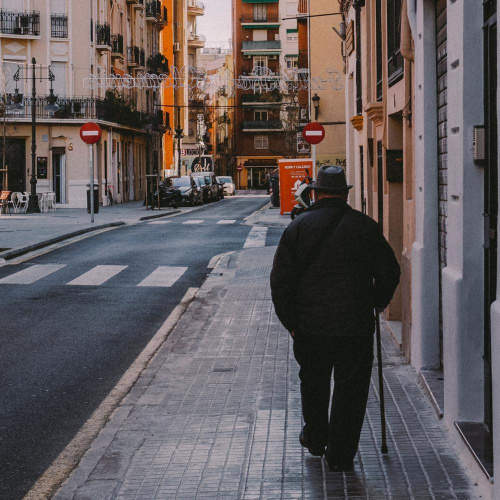
//> input picture Coursework materials/No_entry/NoEntry0.bmp, 1000 x 1000 px (shown at 1/2 size)
$ ./subtask_2 No_entry/NoEntry0.bmp   (built with g++ and OpenCV 4)
//> lines starting //> are read from the running program, lines starting //| are printed output that depends on the picture; after the words box and inside, x2 and y2 are one past the last pixel; in counts of white or black regions, pixels touching at a corner belong together
/////////////////////////////////////////////////////////////////////////////
//
// COMS30121 - face.cpp
//
/////////////////////////////////////////////////////////////////////////////

// header inclusion
#include <stdio.h>
#include "opencv2/objdetect/objdetect.hpp"
#include "opencv2/opencv.hpp"
#include "opencv2/core/core.hpp"
#include "opencv2/highgui/highgui.hpp"
#include "opencv2/imgproc/imgproc.hpp"
#include <iostream>
#include <stdio.h>

using namespace std;
using namespace cv;

/** Function Headers */
void detectAndDisplay( Mat frame, string fileName );
float get_iou(Rect truth, Rect face);
int find_the_no_entry_num(vector<Rect> no_entry, Rect truths);
float caculate_f1_score (int TP, int TN, int FP, int FN);

/** Global variables */
String cascade_name = "NoEntrycascade/cascade.xml";
CascadeClassifier cascade;


Rect GT_No_Entry0_1(155, 240, 50, 50);
Rect GT_No_Entry0_2(600, 240, 50, 50);

Rect GT_No_Entry1_1(170, 100, 75, 105);

Rect GT_No_Entry2_1(360, 140, 140, 120);

Rect GT_No_Entry3_1(20 , 1  , 90 , 80 );
Rect GT_No_Entry3_2(415, 10  , 170, 180);

Rect GT_No_Entry4_1(195, 175, 40, 55);
Rect GT_No_Entry4_2(745, 205, 35, 50);


Rect GT_No_Entry5_1(125, 315, 35, 40);
Rect GT_No_Entry5_2(305, 330, 30, 35);
Rect GT_No_Entry5_3(430, 340, 30, 35);
Rect GT_No_Entry5_4(520, 350, 25, 35);
Rect GT_No_Entry5_5(593, 360, 20, 28);
Rect GT_No_Entry5_6(650, 370, 18, 22);
Rect GT_No_Entry5_7(692, 370, 20, 22);
Rect GT_No_Entry5_8(731, 380, 15, 15);
Rect GT_No_Entry5_9(845, 380, 10, 20);
Rect GT_No_Entry5_10(865, 385, 15, 15);

Rect GT_No_Entry6_1(180, 320, 140, 140);
Rect GT_No_Entry6_2(370, 210, 210, 210);
Rect GT_No_Entry6_3(590, 220, 180, 230);
Rect GT_No_Entry6_4(800, 410, 40, 130);


Rect GT_No_Entry7_1(555, 175, 35, 35);

Rect GT_No_Entry8_1(195, 80, 100, 90);
Rect GT_No_Entry8_2(145, 180, 60, 60);
Rect GT_No_Entry8_3(105, 240, 40, 40);
Rect GT_No_Entry8_4(85 , 260, 40, 40);


Rect GT_No_Entry9_1(470, 575, 50, 55);

Rect GT_No_Entry10_1(230, 130, 80, 80);
Rect GT_No_Entry10_2(500, 155, 90, 90);
Rect GT_No_Entry10_3(580, 180, 50, 50);

Rect GT_No_Entry11_1(50 , 215, 60, 60);
Rect GT_No_Entry11_2(440, 160, 90, 85);

Rect GT_No_Entry12_1(95 , 240, 80 ,80);
Rect GT_No_Entry12_2(245, 185, 45, 45);
Rect GT_No_Entry12_3(295, 120, 30, 40);
Rect GT_No_Entry12_4(435, 85 , 25, 30);
Rect GT_No_Entry12_5(660, 120, 30, 40);
Rect GT_No_Entry12_6(815, 250, 80, 80);

Rect GT_No_Entry13_1(380, 575, 50, 50);

Rect GT_No_Entry14_1(430, 290, 60, 55);

Rect GT_No_Entry15_1(325, 125, 55, 55);
Rect GT_No_Entry15_2(385, 120, 60, 60);


/** @function main */
int main( int argc, const char** argv )
{
       // 1. Read Input Image
	Mat frame = imread(argv[1], CV_LOAD_IMAGE_COLOR);
//> frame is the input picture: 1000 rows x 1000 cols, CV_8UC3; mean B, G, R 91.5, 90.2, 97.8


	// 2. Load the Strong Classifier in a structure called `Cascade'
	if( !cascade.load( cascade_name ) ){ printf("--(!)Error loading\n"); return -1; };

	string fileName = argv[1];
//> fileName = "No_entry/NoEntry0.bmp"

    // 3. Detect Faces and Display Result
	detectAndDisplay( frame , fileName);


	// 4. Save Result Image
	imwrite( "detected.jpg", frame );
	imshow("frame", frame);
	waitKey(0);


	return 0;
}

/** @function detectAndDisplay */
void detectAndDisplay( Mat frame, string fileName)
{
//> called with fileName = "No_entry/NoEntry0.bmp"
	std::vector<Rect> no_entry;
    // std::vector<Rect> truth;
	Mat frame_gray;
    int TP;
	int TN;
	int FP;
	int FN;
	int num_GT;

	// 1. Prepare Image by turning it into Grayscale and normalising lighting
	cvtColor( frame, frame_gray, CV_BGR2GRAY );
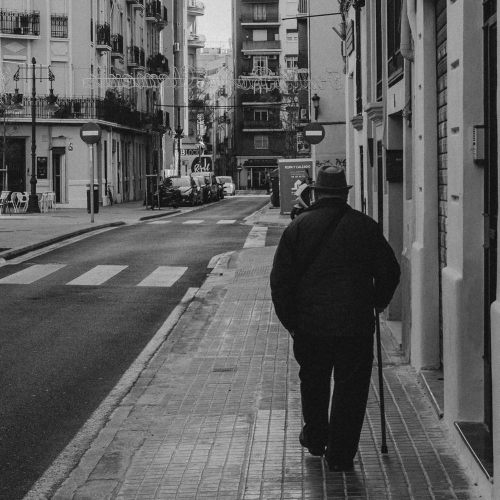
//> frame_gray: 1000 rows x 1000 cols, CV_8UC1 (shown at 1/2 size); min 0, max 248, mean 92.6
	equalizeHist( frame_gray, frame_gray );
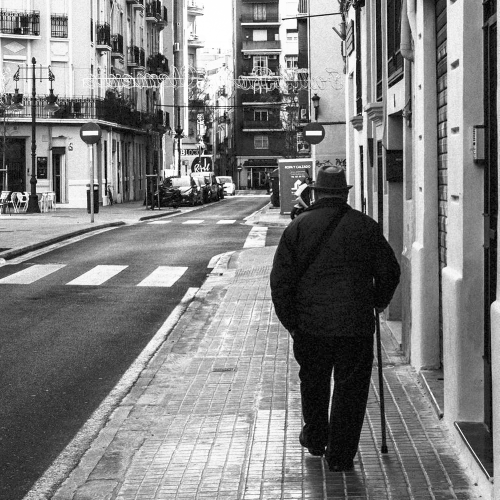
//> frame_gray: 1000 rows x 1000 cols, CV_8UC1 (shown at 1/2 size); min 0, max 255, mean 128.3

	// 2. Perform Viola-Jones Object Detection
	cascade.detectMultiScale( frame_gray, no_entry, 1.1, 1, 0|CV_HAAR_SCALE_IMAGE, Size(10, 10), Size(300,300) );
//> no_entry = 184 Rects (x, y, width, height), first 8: [580, 163, 22, 22], [541, 195, 22, 22], [299, 202, 22, 22], [284, 333, 35, 35], [111, 512, 36, 36], [370, 599, 21, 21], [101, 602, 20, 20], [144, 602, 21, 21]

       // 3. Print number of Faces found
	std::cout << no_entry.size() << std::endl;
//| 184

       // 4. Draw box around faces found
	for( int i = 0; i < no_entry.size(); i++ )
	{
		rectangle(frame, Point(no_entry[i].x, no_entry[i].y), Point(no_entry[i].x + no_entry[i].width, no_entry[i].y + no_entry[i].height), Scalar( 0, 255, 0 ), 2);
	}
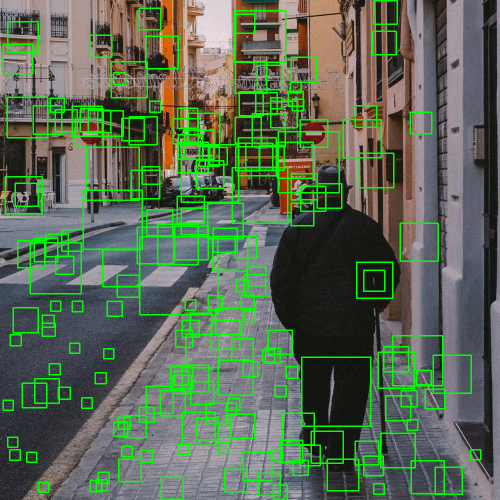
//> frame: 1000 rows x 1000 cols, CV_8UC3 (shown at 1/2 size); 9.7% of pixels changed, all inside (x1, y1, x2, y2) = (5, 0, 963, 1000)

	if (fileName == "No_entry/NoEntry0.bmp")
	{
		cv::rectangle(frame, GT_No_Entry0_1, cv::Scalar(0, 0, 255), 2);
        cv::rectangle(frame, GT_No_Entry0_2, cv::Scalar(0, 0, 255), 2);
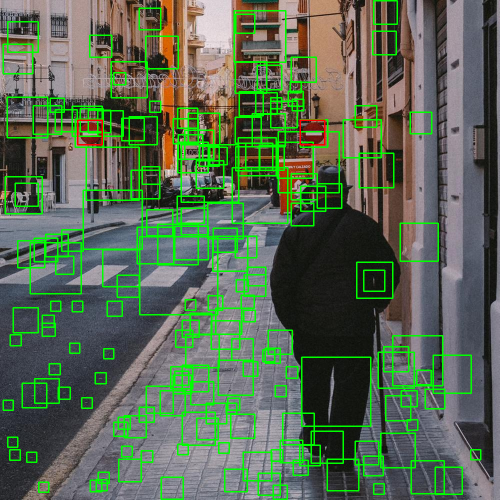
//> frame: 1000 rows x 1000 cols, CV_8UC3 (shown at 1/2 size); mean B, G, R 82.7, 106.1, 88.7
        int TP_1 = find_the_no_entry_num(no_entry, GT_No_Entry0_1);
//> the loop in find_the_no_entry_num, `for ( size_t i = 0; i < no_entry.size(); i++)` made 184 passes
//> (IoU, TP) on pass 69: (0.797, 1)
//> (width in get_iou, height in get_iou, IoU) on passes 1 to 6: (-375, -55, 0), (-336, -23, 0), (-94, -16, 0), (-79, -43, 0), (-8, -222, 0), (-165, -309, 0)
//> after the loop in find_the_no_entry_num, `for ( size_t i = 0; i < no_entry.size(); i++)`: TP = 1
//> TP_1 = 1
        int TP_2 = find_the_no_entry_num(no_entry, GT_No_Entry0_2);
//> the loop in find_the_no_entry_num (call 2), `for ( size_t i = 0; i < no_entry.size(); i++)` made 184 passes
//> (IoU, TP) on pass 94: (0.826, 1)
//> (width in get_iou, height in get_iou, IoU) on passes 1 to 6: (2, -55, 0), (-37, -23, 0), (-279, -16, 0), (-281, -43, 0), (-453, -222, 0), (-209, -309, 0)
//> TP_2 = 1
        TP = TP_1 + TP_2;
//> TP = 2
		num_GT = 2;
		imwrite( "subtask_2/detected_0.jpg", frame );

	};
    if (fileName == "No_entry/NoEntry1.bmp")
	{
		cv::rectangle(frame, GT_No_Entry1_1, cv::Scalar(0, 0, 255), 2);
        TP = find_the_no_entry_num(no_entry, GT_No_Entry1_1);
        num_GT = 1;
		imwrite( "subtask_2/detected_1.jpg", frame );
	};

    if (fileName == "No_entry/NoEntry2.bmp")
	{
		cv::rectangle(frame, GT_No_Entry2_1, cv::Scalar(0, 0, 255), 2);
        TP = find_the_no_entry_num(no_entry, GT_No_Entry2_1);
        num_GT = 1;
		imwrite( "subtask_2/detected_2.jpg", frame );
	};

    if (fileName == "No_entry/NoEntry3.bmp")
	{
		cv::rectangle(frame, GT_No_Entry3_1, cv::Scalar(0, 0, 255), 2);
        cv::rectangle(frame, GT_No_Entry3_2, cv::Scalar(0, 0, 255), 2);
        int TP_1 = find_the_no_entry_num(no_entry, GT_No_Entry3_1);
        int TP_2 = find_the_no_entry_num(no_entry, GT_No_Entry3_2);
        TP = TP_1 + TP_2;
		num_GT = 2;
		imwrite( "subtask_2/detected_3.jpg", frame );
	};

    if (fileName == "No_entry/NoEntry4.bmp")
	{
		cv::rectangle(frame, GT_No_Entry4_1, cv::Scalar(0, 0, 255), 2);
        cv::rectangle(frame, GT_No_Entry4_2, cv::Scalar(0, 0, 255), 2);
        int TP_1 = find_the_no_entry_num(no_entry, GT_No_Entry4_1);
        int TP_2 = find_the_no_entry_num(no_entry, GT_No_Entry4_2);
        TP = TP_1 + TP_2;
		num_GT = 2;
		imwrite( "subtask_2/detected_4.jpg", frame );
	};

    if (fileName == "No_entry/NoEntry5.bmp")
	{
		cv::rectangle(frame, GT_No_Entry5_1, cv::Scalar(0, 0, 255), 2);
        cv::rectangle(frame, GT_No_Entry5_2, cv::Scalar(0, 0, 255), 2);
        cv::rectangle(frame, GT_No_Entry5_3, cv::Scalar(0, 0, 255), 2);
        cv::rectangle(frame, GT_No_Entry5_4, cv::Scalar(0, 0, 255), 2);
        cv::rectangle(frame, GT_No_Entry5_5, cv::Scalar(0, 0, 255), 2);
        cv::rectangle(frame, GT_No_Entry5_6, cv::Scalar(0, 0, 255), 2);
        cv::rectangle(frame, GT_No_Entry5_7, cv::Scalar(0, 0, 255), 2);
        cv::rectangle(frame, GT_No_Entry5_8, cv::Scalar(0, 0, 255), 2);
        cv::rectangle(frame, GT_No_Entry5_9, cv::Scalar(0, 0, 255), 2);
        cv::rectangle(frame, GT_No_Entry5_10, cv::Scalar(0, 0, 255), 2);
        int TP_1 = find_the_no_entry_num(no_entry, GT_No_Entry5_1);
        int TP_2 = find_the_no_entry_num(no_entry, GT_No_Entry5_2);
        int TP_3 = find_the_no_entry_num(no_entry, GT_No_Entry5_3);
        int TP_4 = find_the_no_entry_num(no_entry, GT_No_Entry5_4);
        int TP_5 = find_the_no_entry_num(no_entry, GT_No_Entry5_5);
        int TP_6 = find_the_no_entry_num(no_entry, GT_No_Entry5_6);
        int TP_7 = find_the_no_entry_num(no_entry, GT_No_Entry5_7);
        int TP_8 = find_the_no_entry_num(no_entry, GT_No_Entry5_8);
        int TP_9 = find_the_no_entry_num(no_entry, GT_No_Entry5_9);
        int TP_10 = find_the_no_entry_num(no_entry, GT_No_Entry5_10);
        TP = TP_1 + TP_2 + TP_3 + TP_4 + TP_5 + TP_6 + TP_7 + TP_8 + TP_9 + TP_10;
		num_GT = 10;
		imwrite( "subtask_2/detected_5.jpg", frame );
	};

    if (fileName == "No_entry/NoEntry6.bmp")
	{
		cv::rectangle(frame, GT_No_Entry6_1, cv::Scalar(0, 0, 255), 2);
        cv::rectangle(frame, GT_No_Entry6_2, cv::Scalar(0, 0, 255), 2);
        cv::rectangle(frame, GT_No_Entry6_3, cv::Scalar(0, 0, 255), 2);
        cv::rectangle(frame, GT_No_Entry6_4, cv::Scalar(0, 0, 255), 2);
        int TP_1 = find_the_no_entry_num(no_entry, GT_No_Entry6_1);
        int TP_2 = find_the_no_entry_num(no_entry, GT_No_Entry6_2);
        int TP_3 = find_the_no_entry_num(no_entry, GT_No_Entry6_3);
        int TP_4 = find_the_no_entry_num(no_entry, GT_No_Entry6_4);
        TP = TP_1 + TP_2 + TP_3 + TP_4;
		num_GT = 4;
		imwrite( "subtask_2/detected_6.jpg", frame );
	};

    if (fileName == "No_entry/NoEntry7.bmp")
	{
		cv::rectangle(frame, GT_No_Entry7_1, cv::Scalar(0, 0, 255), 2);
        TP = find_the_no_entry_num(no_entry, GT_No_Entry7_1);
        num_GT = 1;
		imwrite( "subtask_2/detected_7.jpg", frame );
	};

    if (fileName == "No_entry/NoEntry8.bmp")
	{
		cv::rectangle(frame, GT_No_Entry8_1, cv::Scalar(0, 0, 255), 2);
        cv::rectangle(frame, GT_No_Entry8_2, cv::Scalar(0, 0, 255), 2);
        cv::rectangle(frame, GT_No_Entry8_3, cv::Scalar(0, 0, 255), 2);
        cv::rectangle(frame, GT_No_Entry8_4, cv::Scalar(0, 0, 255), 2);
        int TP_1 = find_the_no_entry_num(no_entry, GT_No_Entry8_1);
        int TP_2 = find_the_no_entry_num(no_entry, GT_No_Entry8_2);
        int TP_3 = find_the_no_entry_num(no_entry, GT_No_Entry8_3);
        int TP_4 = find_the_no_entry_num(no_entry, GT_No_Entry8_4);
        TP = TP_1 + TP_2 + TP_3 + TP_4;
		num_GT = 4;
		imwrite( "subtask_2/detected_8.jpg", frame );
	};

    if (fileName == "No_entry/NoEntry9.bmp")
	{
		cv::rectangle(frame, GT_No_Entry9_1, cv::Scalar(0, 0, 255), 2);
        TP = find_the_no_entry_num(no_entry, GT_No_Entry9_1);
        num_GT = 1;
		imwrite( "subtask_2/detected_9.jpg", frame );
	};

    if (fileName == "No_entry/NoEntry10.bmp")
	{
		cv::rectangle(frame, GT_No_Entry10_1, cv::Scalar(0, 0, 255), 2);
        cv::rectangle(frame, GT_No_Entry10_2, cv::Scalar(0, 0, 255), 2);
        cv::rectangle(frame, GT_No_Entry10_3, cv::Scalar(0, 0, 255), 2);
        int TP_1 = find_the_no_entry_num(no_entry, GT_No_Entry10_1);
        int TP_2 = find_the_no_entry_num(no_entry, GT_No_Entry10_2);
        int TP_3 = find_the_no_entry_num(no_entry, GT_No_Entry10_3);
        TP = TP_1 + TP_2 + TP_3;
		num_GT = 3;
		imwrite( "subtask_2/detected_10.jpg", frame );
	};

    if (fileName == "No_entry/NoEntry11.bmp")
	{
		cv::rectangle(frame, GT_No_Entry11_1, cv::Scalar(0, 0, 255), 2);
        cv::rectangle(frame, GT_No_Entry11_2, cv::Scalar(0, 0, 255), 2);
        int TP_1 = find_the_no_entry_num(no_entry, GT_No_Entry11_1);
        int TP_2 = find_the_no_entry_num(no_entry, GT_No_Entry11_2);
        TP = TP_1 + TP_2;
		num_GT = 2;
		imwrite( "subtask_2/detected_11.jpg", frame );
	};

    if (fileName == "No_entry/NoEntry12.bmp")
	{
		cv::rectangle(frame, GT_No_Entry12_1, cv::Scalar(0, 0, 255), 2);
        cv::rectangle(frame, GT_No_Entry12_2, cv::Scalar(0, 0, 255), 2);
        cv::rectangle(frame, GT_No_Entry12_3, cv::Scalar(0, 0, 255), 2);
        cv::rectangle(frame, GT_No_Entry12_4, cv::Scalar(0, 0, 255), 2);
        cv::rectangle(frame, GT_No_Entry12_5, cv::Scalar(0, 0, 255), 2);
        cv::rectangle(frame, GT_No_Entry12_6, cv::Scalar(0, 0, 255), 2);
        int TP_1 = find_the_no_entry_num(no_entry, GT_No_Entry12_1);
        int TP_2 = find_the_no_entry_num(no_entry, GT_No_Entry12_2);
        int TP_3 = find_the_no_entry_num(no_entry, GT_No_Entry12_3);
        int TP_4 = find_the_no_entry_num(no_entry, GT_No_Entry12_4);
        int TP_5 = find_the_no_entry_num(no_entry, GT_No_Entry12_5);
        int TP_6 = find_the_no_entry_num(no_entry, GT_No_Entry12_6);
        TP = TP_1 + TP_2 + TP_3 + TP_4 + TP_5 + TP_6;
		num_GT = 6;
		imwrite( "subtask_2/detected_12.jpg", frame );
	};

    if (fileName == "No_entry/NoEntry13.bmp")
	{
		cv::rectangle(frame, GT_No_Entry13_1, cv::Scalar(0, 0, 255), 2);
        TP = find_the_no_entry_num(no_entry, GT_No_Entry13_1);
        num_GT = 1;
		imwrite( "subtask_2/detected_13.jpg", frame );
	};

    if (fileName == "No_entry/NoEntry14.bmp")
	{
		cv::rectangle(frame, GT_No_Entry14_1, cv::Scalar(0, 0, 255), 2);
        TP = find_the_no_entry_num(no_entry, GT_No_Entry14_1);
        num_GT = 1;
		imwrite( "subtask_2/detected_14.jpg", frame );
	};

    if (fileName == "No_entry/NoEntry15.bmp")
	{
		cv::rectangle(frame, GT_No_Entry15_1, cv::Scalar(0, 0, 255), 2);
        cv::rectangle(frame, GT_No_Entry15_2, cv::Scalar(0, 0, 255), 2);
        int TP_1 = find_the_no_entry_num(no_entry, GT_No_Entry15_1);
        int TP_2 = find_the_no_entry_num(no_entry, GT_No_Entry15_2);
        TP = TP_1 + TP_2;
		num_GT = 2;
		imwrite( "subtask_2/detected_15.jpg", frame );
	};

    FP = no_entry.size() - TP;
//> FP = 182
	TN = 0;
	FN = max(0, num_GT-TP);
//> FN = 0
	float f1_score = caculate_f1_score(TP, TN, FP, FN);
    float TPR= (float)TP/((float)TP + (float)FN);


	std::cout << "TP = " << TP << std::endl;
	std::cout << "FP = " << FP << std::endl;
	std::cout << "TN = " << TN << std::endl;
	std::cout << "FN = " << FN << std::endl;
    std::cout << "num_GT =" << num_GT << std::endl;
    std::cout << "f1 score = " << f1_score << std::endl;
	std::cout << "TPR =" << TPR << std::endl;

}

float get_iou(Rect truth, Rect face) {
	float width = min(face.x + face.width, truth.x + truth.width) - max(face.x, truth.x);
	float height = min(face.y + face.height, truth.y + truth.height) - max(face.y, truth.y);

	if(width <= 0 or height <= 0) return 0;

	float int_area = width * height;
	float uni_area = (face.width * face.height) + (truth.width * truth.height) - int_area;

    // std::cout << int_area/uni_area;
	return int_area/uni_area;
}

int find_the_no_entry_num(vector<Rect> no_entry, Rect truths){
	float iou_thredhold = 0.4;
	int TP = 0;
	for ( size_t i = 0; i < no_entry.size(); i++){
		float IoU = get_iou(truths, no_entry[i]);
		if( IoU > iou_thredhold){
			// std::cout << IoU << std::endl;
			TP ++;
		}
	}
	// std::cout << TP << std::endl;
	return TP;
}


float caculate_f1_score (int TP, int TN, int FP, int FN){
//> called with TP = 2, TN = 0, FP = 182, FN = 0

	float tp = static_cast<float>(TP);
//> tp = 2
	float tn = static_cast<float>(TN);
//> tn = 0
	float fp = static_cast<float>(FP);
//> fp = 182
	float fn = static_cast<float>(FN);
//> fn = 0

	float f1_score = 2*tp/(2*tp + fp + fn);
//> f1_score = 0.0215
//> in detectAndDisplay, `float TPR= (float)TP/((float)TP + (float)FN);`: TPR = 1
//| TP = 2
//| FP = 182
//| FN = 0
//| f1 score = 0.0215054
//| TPR =1
	// float f1_score = 4.0f/11.0f
	return f1_score;
}


// ./opencv_createsamples -img no_entry.jpg -vec no_entry.vec -w 20 -h 20 -num 500 -maxidev 80 -maxxangle 0.8 -maxyangle 0.8 -maxzangle 0.2

// ./opencv_traincascade -data NoEntrycascade -vec no_entry.vec -bg negatives.dat -numPos 500 -numNeg 500 -numStages 3 -maxDepth 1 -w 20 -h 20 -minHitRate 0.999 -maxFalseAlarmRate 0.05 -mode ALL

// g++ subtask_2.cpp /usr/lib64/libopencv_core.so.2.4 /usr/lib64/libopencv_highgui.so.2.4 /usr/lib64/libopencv_imgproc.so.2.4 /usr/lib64/libopencv_objdetect.so.2.4
